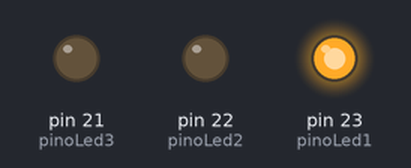
The sketch below on a simulated Arduino Mega 2560, built with avr-gcc and run on an emulated ATmega2560. Shown: output pins drawn as LEDs (lit = HIGH).

Above: at 0.5 s.
At 1.5 s:
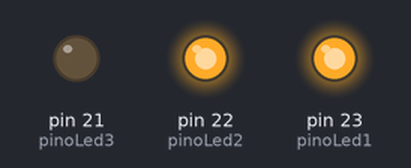
At 3.0 s:
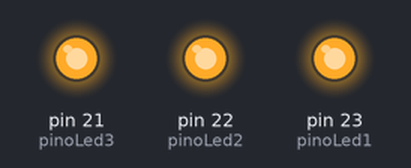
At 4.5 s:
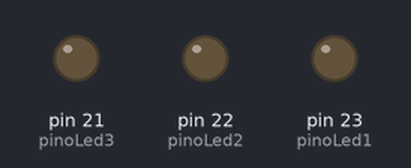
Timing chart, 0 to 6.5 s (numbered marks = the images above):
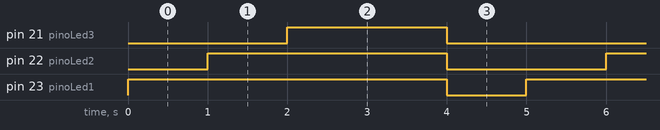

The sketch:

05_Exercicio_01.ino
```cpp
int pinoLed1 = 23;
int pinoLed2 = 22;
int pinoLed3 = 21;

void setup() {
  pinMode(pinoLed1, OUTPUT);
  pinMode(pinoLed2, OUTPUT);
  pinMode(pinoLed3, OUTPUT);
}

void loop() {
  digitalWrite(pinoLed1, HIGH);
  delay(1000);
  digitalWrite(pinoLed2, HIGH);
  delay(1000);
  digitalWrite(pinoLed3, HIGH);
  delay(2000);
  digitalWrite(pinoLed1, LOW);
  digitalWrite(pinoLed2, LOW);
  digitalWrite(pinoLed3, LOW);
  delay(1000);
}
```

Measured:
- by itself, pin 21 (pinoLed3): alternates HIGH for 2.0 s and LOW for 3.0 s
- by itself, pin 22 (pinoLed2): alternates HIGH for 3.0 s and LOW for 2.0 s
- by itself, pin 23 (pinoLed1): alternates HIGH for 4.0 s and LOW for 1.0 s
